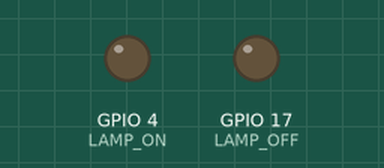
This program was run on a simulated Raspberry Pi (BCM pin numbers). Parts: output pins drawn as LEDs (lit = HIGH). The clock reads 2024-03-15 10:24:30 at power-on unless the program sets it; files the program writes start out absent; pins used as bus, display or sensor lines are not drawn.

Above: at 0.3 s.
Timing chart, 0 to 1.8 s (numbered marks = the images above):
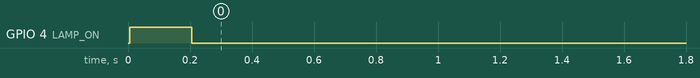

Measured:
- by itself, GPIO 4 (LAMP_ON): LOW → HIGH at 0.01 s, → LOW 0.20 s later

The program:

pilight2.py
```python
#!/usr/bin/python3

import RPi.GPIO as GPIO
import time
import datetime
import signal
import sys

from math import *

HIGH = GPIO.HIGH
LOW = GPIO.LOW

# GPIO Pins
MISO = 9
MOSI = 10
SCLK = 11
CS = 25
PWR = 18
LAMP_ON = 4
LAMP_OFF = 17

GPIO.setmode(GPIO.BCM)
GPIO.setup(MISO, GPIO.IN)
GPIO.setup(MOSI, GPIO.OUT)
GPIO.setup(SCLK, GPIO.OUT)
GPIO.setup(CS, GPIO.OUT)
GPIO.setup(PWR, GPIO.OUT)
GPIO.setup(LAMP_ON, GPIO.OUT)
GPIO.setup(LAMP_OFF, GPIO.OUT)

# 'a': append to existing file
log_file = open('/var/log/pilight2.log', 'a')

def actuate_switch(pin):
  GPIO.output(pin, HIGH)
  time.sleep(0.2)
  GPIO.output(pin, LOW)

def switch_lamp_on():
  actuate_switch(LAMP_ON)

def switch_lamp_off():
  actuate_switch(LAMP_OFF)

def send_clock():
  GPIO.output(SCLK, HIGH)
  GPIO.output(SCLK, LOW)

def read_value(channel):
  GPIO.output(CS, HIGH)
  # enable chip
  GPIO.output(CS, LOW)

  # send command : start start = 1, single=1, channel=000
  send_cmd = 0b00011000 | channel
  for command_bits in range(5):
    if (send_cmd & 0x10):
      GPIO.output(MOSI, HIGH)
    else:
      GPIO.output(MOSI, LOW)
    send_clock()
    send_cmd <<= 1

  # readout
  value = 0
  for data_bits in range(13):
    send_clock()
    value <<= 1
    if (GPIO.input(MISO)):
      value |= 0x01

  # disbale chip
  GPIO.output(CS, HIGH)

  return value

def measure_brightness():
  sum_value = [0.0, 0.0]
  sample_points = 10

  GPIO.output(PWR, HIGH)
  for i in range(sample_points):
    value_0 = read_value(0)
    value_1 = read_value(1)
    sum_value[0] += value_0
    sum_value[1] += value_1

  GPIO.output(PWR, LOW)

  return [sum_value[0]/sample_points, sum_value[1]/sample_points]

def write_log(date_time, brightness_out, brightness_in, lamp_state):
  print(date_time.isoformat(), '{:6.1f}'.format(brightness_out),
  '{:6.1f}'.format(brightness_in), lamp_state,  file=log_file)
  log_file.flush()

def cleanup():
  GPIO.cleanup()
  print('#', datetime.datetime.now().strftime("%Y-%m-%d %H:%M:%S"), 'PiLight stopped', file=log_file)
  log_file.close()
  sys.exit(0)

def main():
  print('#',datetime.datetime.now().strftime("%Y-%m-%d %H:%M:%S"), 'PiLight started', file=log_file)
  while(True):
    now = datetime.datetime.now()
    brightness_out, brightness_in = measure_brightness()
    if (now.hour >= 7 and now.hour < 21 ):
      if (brightness_out <= 3450):
        write_log(now, brightness_out, brightness_in, 'on')
        switch_lamp_on()
      elif (brightness_out >= 3750):
        write_log(now, brightness_out, brightness_in, 'off')
        switch_lamp_off()
      else:
        write_log(now, brightness_out, brightness_in, 'n/a')
    else:
      switch_lamp_off()
      write_log(now, brightness_out, brightness_in, 'off')
    time.sleep(10*60)

try:
  signal.signal(signal.SIGINT, cleanup)
  signal.signal(signal.SIGTERM, cleanup)
  main()
finally:
  cleanup()
```
